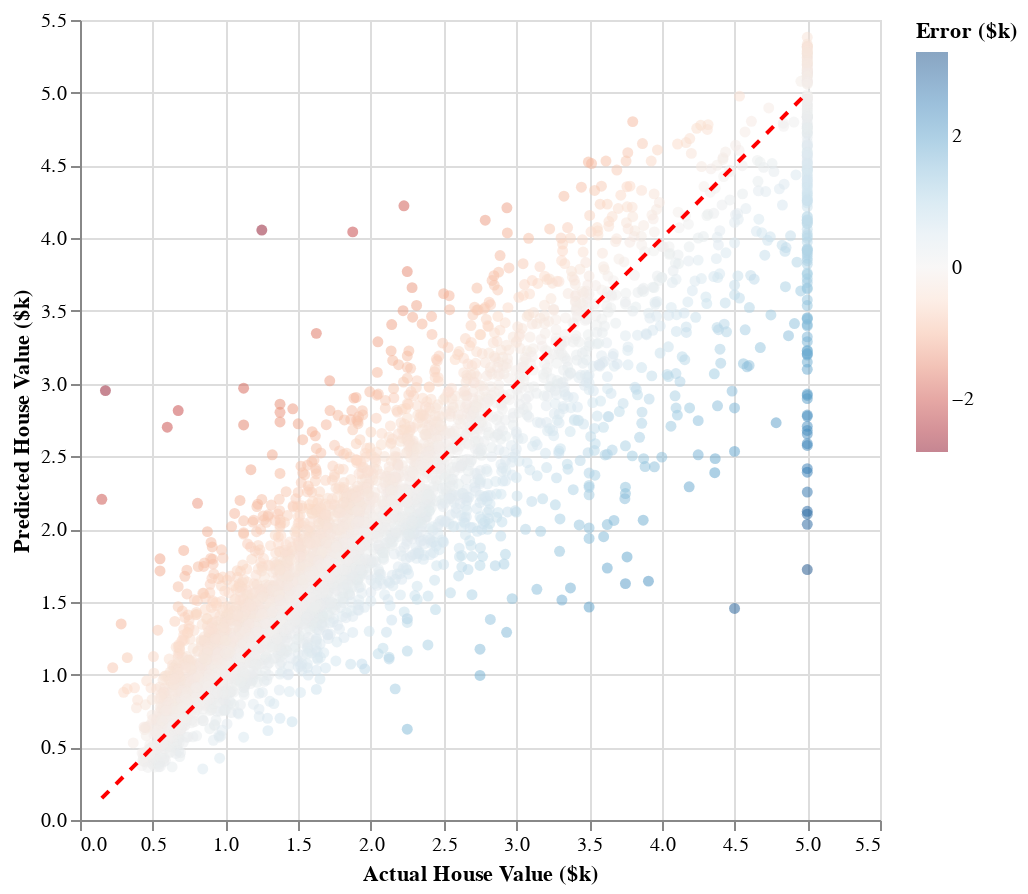

This figure's notebook cell:
### Markdown cell above
## Part 8: Prediction Visualization

Visualize how well our best model predicts house values.

### Code cell
# Use XGBoost predictions for visualization
pred_df = pd.DataFrame({
    'actual': y_test.values,
    'predicted': xgb_test_pred,
    'error': y_test.values - xgb_test_pred
})

# Scatter plot: actual vs predicted
scatter = alt.Chart(pred_df).mark_circle(opacity=0.5).encode(
    x=alt.X('actual:Q', title='Actual House Value ($k)'),
    y=alt.Y('predicted:Q', title='Predicted House Value ($k)'),
    color=alt.Color('error:Q', scale=alt.Scale(scheme='redblue', domainMid=0), 
                    title='Error ($k)')
).properties(
    width=400,
    height=400
)

# Add perfect prediction line (y=x)
perfect_line = alt.Chart(pd.DataFrame({'x': [pred_df['actual'].min(), pred_df['actual'].max()]})).mark_line(
    color='red', strokeDash=[5, 5]
).encode(
    x='x:Q',
    y='x:Q'
)

(scatter + perfect_line).resolve_scale(color='independent')

### Figure 1 — Vega-Lite specification as saved in the notebook (floating-point values rounded to 4 significant figures; data arrays with more than 128 entries replaced by an {"elided": "..."} marker saying what was removed)
{"config": {"view": {"continuousWidth": 300, "continuousHeight": 300}}, "layer": [{"data": {"name": "data-fb217891bd3d50b7ca2943346313ad50"}, "mark": {"type": "circle", "opacity": 0.5}, "encoding": {"color": {"field": "error", "scale": {"domainMid": 0, "scheme": "redblue"}, "title": "Error ($k)", "type": "quantitative"}, "x": {"field": "actual", "title": "Actual House Value ($k)", "type": "quantitative"}, "y": {"field": "predicted", "title": "Predicted House Value ($k)", "type": "quantitative"}}}, {"data": {"name": "data-110e185e9d0cd725af002d3fa17f6284"}, "mark": {"type": "line", "color": "red", "strokeDash": [5, 5]}, "encoding": {"x": {"field": "x", "type": "quantitative"}, "y": {"field": "x", "type": "quantitative"}}}], "height": 400, "resolve": {"scale": {"color": "independent"}}, "width": 400, "$schema": "https://vega.github.io/schema/vega-lite/v6.1.0.json", "datasets": {"data-fb217891bd3d50b7ca2943346313ad50": {"elided": "4128 records"}, "data-110e185e9d0cd725af002d3fa17f6284": [{"x": 0.15}, {"x": 5.0}]}}
